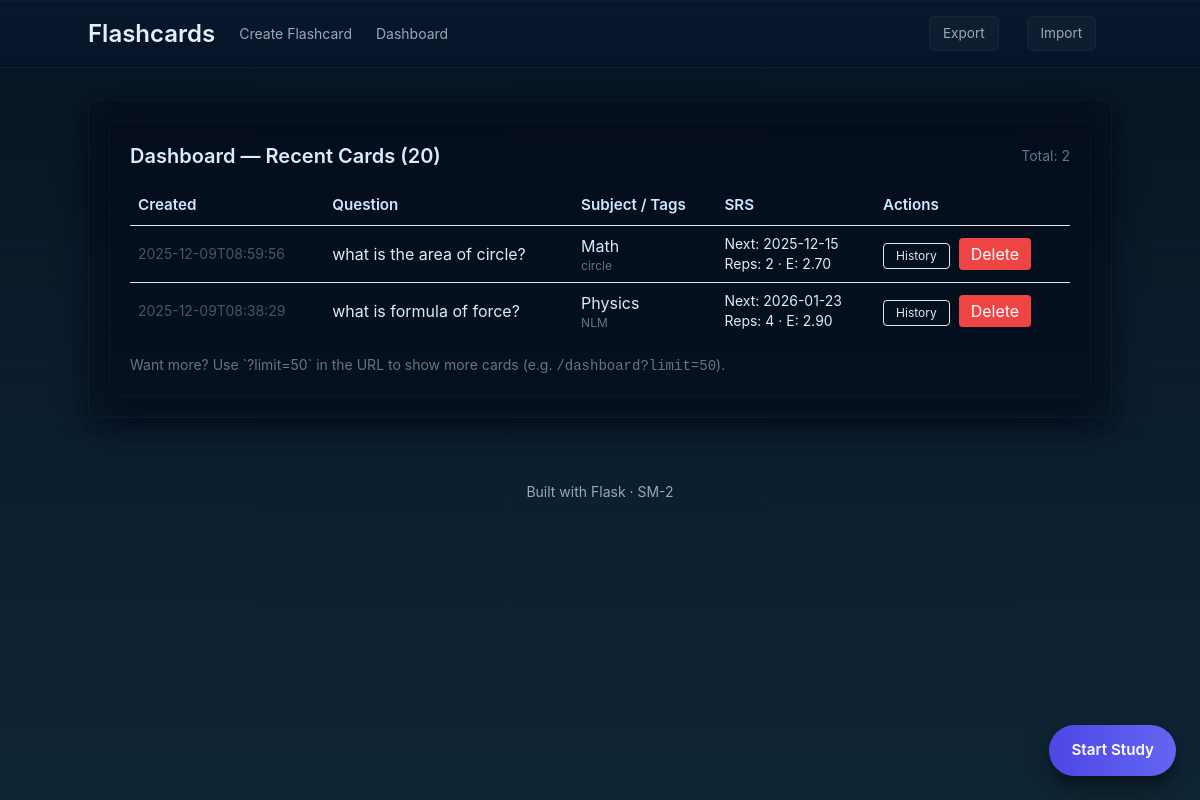
Page /dashboard on the earlier database version.
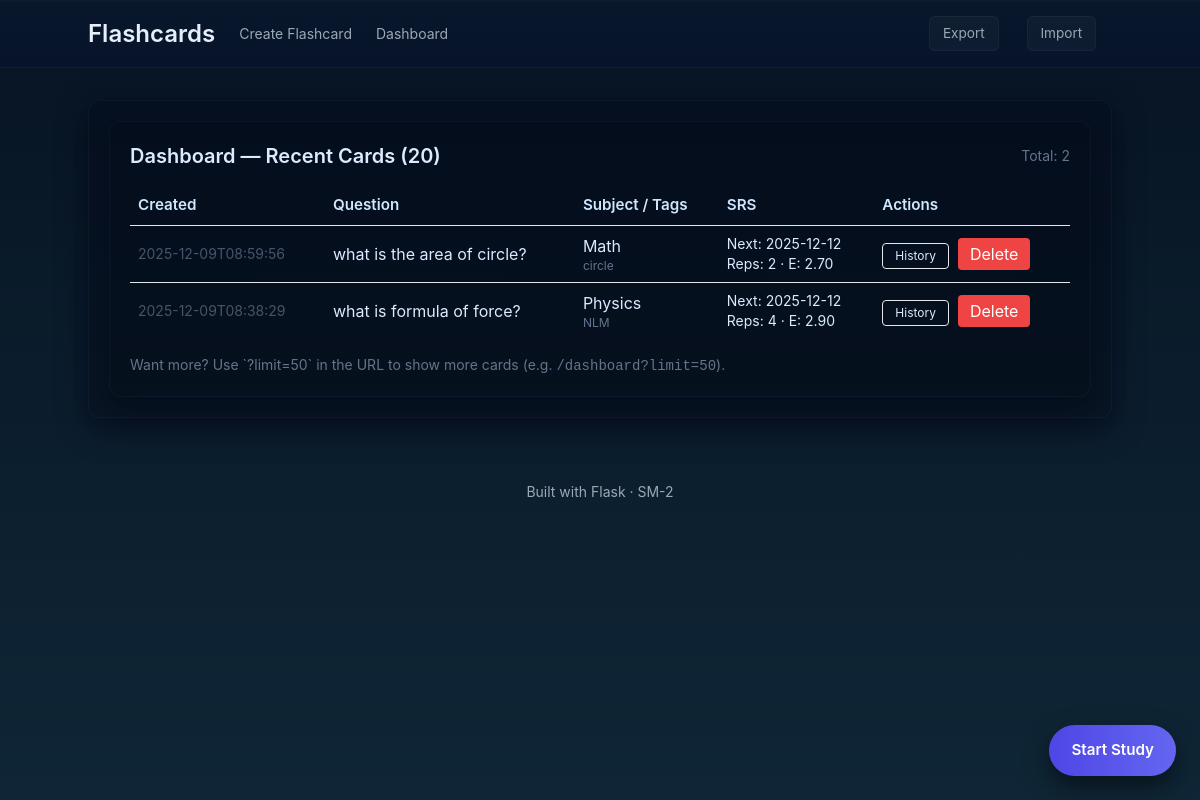
Same page on the later database version.
### app.py (models this page shows)
class Flashcard(db.Model):
    id = db.Column(db.Integer, primary_key=True)
    question = db.Column(db.Text, nullable=False)
    answer = db.Column(db.Text, nullable=False)
    subject = db.Column(db.String(120), nullable=True)
    tags = db.Column(db.String(256), nullable=True)
    difficulty = db.Column(db.String(20), nullable=True)
    created_at = db.Column(db.DateTime, default=datetime.utcnow)
    reps = db.Column(db.Integer, default=0)
    easiness = db.Column(db.Float, default=2.5)
    interval = db.Column(db.Integer, default=0)
    next_review = db.Column(db.DateTime, nullable=True)
    def to_dict(self, include_meta=True):
        out = {
            "id": self.id, "question": self.question, "answer": self.answer,
            "subject": self.subject, "tags": self.tags, "difficulty": self.difficulty,
            "created_at": self.created_at.isoformat() if self.created_at else None
        }
        if include_meta:
            out.update({
                "reps": self.reps, "easiness": float(self.easiness) if self.easiness is not None else None,
                "interval": self.interval, "next_review": self.next_review.isoformat() if self.next_review else None
            })
        return out

### app.py (the view)
@app.route('/dashboard')
def dashboard():
    try:
        limit = int(request.args.get('limit', 20))
    except (TypeError, ValueError):
        limit = 20
    cards = Flashcard.query.order_by(Flashcard.created_at.desc()).limit(limit).all()
    cards_d = [c.to_dict() for c in cards]
    for c in cards_d:
        c['next_review'] = c['next_review'][:19] if c['next_review'] else None
    return render_template('dashboard.html', cards=cards_d, limit=limit)

### app.py (called while the page is built)
@app.context_processor
def inject_counts():
    total = Flashcard.query.count()
    return dict(total_cards=total)

### templates/dashboard.html (shortened to what this page needs)
{% extends "base.html" %}
{% block content %}
<div class="panel">
  <div class="flex items-center justify-between mb-4">
    <h2 class="text-xl font-semibold">Dashboard — Recent Cards ({{ limit }})</h2>
    <div class="text-sm text-slate-500">Total: {{ cards|length }}</div>
  </div>
  <div class="overflow-x-auto">
    <table class="w-full table-auto">
      <thead class="text-left text-slate-600">
        <tr>
          <th class="p-2">Created</th>
          <th class="p-2">Question</th>
          <th class="p-2">Subject / Tags</th>
          <th class="p-2">SRS</th>
          <th class="p-2">Actions</th>
        </tr>
      </thead>
      <tbody>
        {% for c in cards %}
        <tr class="border-t">
          <td class="p-2 text-sm text-slate-600">{{ c.created_at[:19] if c.created_at else '' }}</td>
          <td class="p-2 max-w-xl">{{ c.question|safe }}</td>
          <td class="p-2">
            <div>{{ c.subject or '-' }}</div>
            <div class="text-xs text-slate-500">{{ c.tags or '' }}</div>
          </td>
          <td class="p-2">
            <div class="text-sm">Next: {{ c.next_review[:10] if c.next_review else 'Due' }}</div>
            <div class="text-sm">Reps: {{ c.reps or 0 }} · E: {{ '%.2f'|format(c.easiness or 2.5) }}</div>
          </td>
          <td class="p-2">
            <a class="px-3 py-1 inline-block text-xs border rounded" href="{{ url_for('history_view', card_id=c.id) }}">History</a>
            <button onclick="if(confirm('Delete this card?')) document.getElementById('del{{ c.id }}').submit();" class="px-3 py-1 bg-red-500 rounded text-white">Delete</button>
          </td>
        </tr>
        {% else %}
        <tr><td colspan="5" class="p-4 text-slate-500">No cards found.</td></tr>
        {% endfor %}
      </tbody>
    </table>
  </div>
  <div class="mt-4 text-sm text-slate-500">
    Want more? Use `?limit=50` in the URL to show more cards (e.g. <code>/dashboard?limit=50</code>).
  </div>
</div>
{% endblock %}

Differences in the rows shown:
changed Flashcard "what is the area of circle?": next_review "2025-12-15" → "2025-12-12"
changed Flashcard "what is formula of force?": next_review "2026-01-23" → "2025-12-12"
